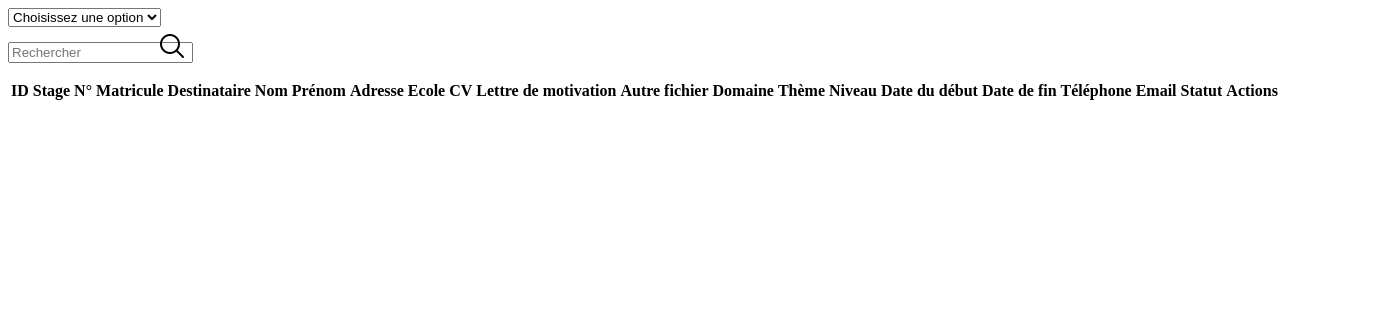
The app's page /stagiaires/demande/, older data.
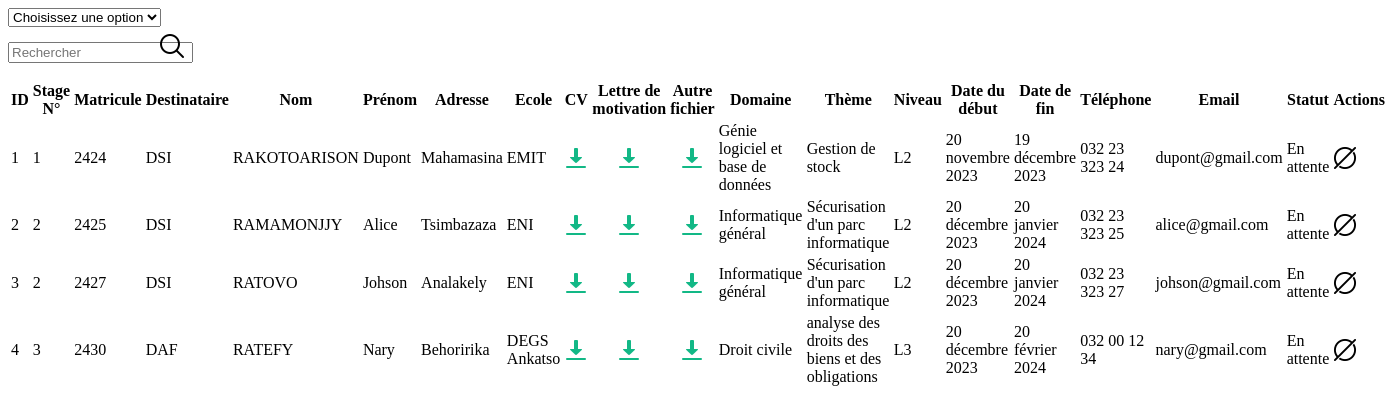
The same page, newer data.
### stagiaires/models.py (models this page shows)
class Demande(models.Model):
    numeroDemande = models.AutoField(primary_key=True)
    etudiant = models.ForeignKey(Etudiant, on_delete=models.CASCADE, related_name='demandes')
    cv = models.FileField(upload_to='documents/')
    lettreMotiv = models.FileField(upload_to='documents/')
    autreFichier = models.FileField(upload_to='documents/')
    user = models.ForeignKey(CustomUser, on_delete=models.CASCADE, related_name="demandeCompte",null=True, blank=True)

class Etudiant(models.Model):
    idEtudiant = models.AutoField(primary_key=True)
    stage = models.ForeignKey(Stage, on_delete=models.CASCADE, related_name="etudiantStage",null=True, blank=True)
    rapport = models.ForeignKey(Rapport, on_delete=models.CASCADE, related_name="etudiantRapport", null=True, blank=True)
    personnel = models.ForeignKey(Personnel, on_delete=models.SET_NULL, related_name="etudiantPersonnel",null=True, blank=True)
    matricule = models.CharField(max_length=255)
    nomEtudiant = models.CharField(max_length=255)
    prenomEtudiant = models.CharField(max_length=255)
    adresseEtudiant = models.CharField(max_length=255)
    telephoneEtudiant = models.CharField(max_length=255)
    emailEtudiant = models.EmailField()

class Stage(models.Model):
    idStage = models.AutoField(primary_key=True)
    domaine = models.CharField(max_length=255)
    theme = models.CharField(max_length=255)
    niveau =  models.CharField(max_length=255,null=True,blank =True)
    ecole = models.TextField(null=True,blank =True)
    dateDebut = models.DateField()
    dateFin = models.DateField()
    statut = models.CharField(max_length=255, choices=(('En attente', 'En attente'), ('Accepté', 'Accepté'), ('Refusé', 'Refusé'), ('Terminé', 'Terminé'),('Expiré', 'Expiré')), default='En attente')
    destinataire =  models.CharField(max_length=255, choices=(('DRH','DRH'), ('DSI', 'DSI'), ('DAF', 'DAF')),default='DRH',null=True,blank =True)

### stagiaires/views.py (the view)
# urls.py: path('demande/', views.demande, name='demande'),
def demande(request):
    user_id = request.user.id if request.user.is_authenticated else None
    demandes = Demande.objects.filter(etudiant__stage__statut="En attente")
    is_superuser = check_superuser(request)
    context = {
        'is_superuser': is_superuser,
        'demandes':demandes,
        'type':'En attente',
        'user_id': user_id
    }
    return render(request, 'demande.html', context)

### stagiaires/views.py (called while the page is built)
def check_superuser(request):
    return request.user.is_authenticated and request.user.is_superuser

### stagiaires/templates/demande.html (shortened to what this page needs)
{% load static %}
<nav class="navbar navbar-expand-sm">
    <div class="container-fluid">
        <div class="dropdown">
            <select class="custom-select" id="dropdownMenuButton">
            <option selected>Choisissez une option</option>
            </select>
        </div>
        <form class="d-flex" id="search-form">
            <input class="form-control me-2" type="text" id="param-input" placeholder="Rechercher" name="param" required>
            <a id="rechercher-link" href="#" data-url="{% url 'demande_search' %}" style="position: relative;right: 40px;top:4px">
                <img src="{% static 'images/icon_search.png' %}">
            </a>
        </form>
    </div>
</nav>
    <div class="table-responsive table-with-scroll ">
        <table class="table table-hover table-rounded">
            <thead class="table-dark">
                <tr>
                    <th>ID</th>
                    <th>Stage N°</th>
                    <th>Matricule</th>
                    <th>Destinataire</th>
                    <th>Nom</th>
                    <th>Prénom</th>
                    {% if type == "En attente" or type == "Refusé" %}
                    <th>Adresse</th>
                    <th>Ecole</th>
                    <th>CV</th>
                    <th>Lettre de motivation</th>
                    <th>Autre fichier</th>
                    {% endif %}
                    <th>Domaine</th>
                    <th>Thème</th>
                    <th>Niveau</th>
                    <th>Date du début</th>
                    <th>Date de fin</th>
                    <th>Téléphone</th>
                    <th>Email</th>
                    <th>Statut</th>
                    {% if type == 'Accepté' %}
                    <th style="text-align: center;">Action</th>
                    {% else %}
                    <th colspan="2" style="text-align: center;">Actions</th>
                    {% endif %}
                </tr>
            </thead>
            <tbody>
                {% for x in demandes %}
                <tr>
                        <td>{{ x.etudiant.idEtudiant }}</td>
                        <td>{{ x.etudiant.stage.idStage }}</td>
                        <td>{{ x.etudiant.matricule }}</td>
                        <td>{{ x.etudiant.stage.destinataire }}</td>
                        <td>{{ x.etudiant.nomEtudiant }}</td>
                        <td>{{ x.etudiant.prenomEtudiant }}</td>
                        {% if type == "En attente" or type == "Refusé" %}
                        <td>{{ x.etudiant.adresseEtudiant }}</td>
                        <td>{{ x.etudiant.stage.ecole }}</td>
                        <td  style="text-align: center;">
                            <a href="{% url 'download_file' x.numeroDemande 'cv' %}"><img src="{% static 'images/icondownload.png' %}"></a>
                        </td>
                        <td  style="text-align: center;">
                            <a href="{% url 'download_file' x.numeroDemande 'lettreMotiv' %}"><img src="{% static 'images/icondownload.png' %}"></a>
                        </td>
                        <td  style="text-align: center;">
                            <a href="{% url 'download_file' x.numeroDemande 'autreFichier' %}"><img src="{% static 'images/icondownload.png' %}"></a>
                        </td>
                        {% endif %}
                        <td>{{ x.etudiant.stage.domaine }}</td>
                        <td>{{ x.etudiant.stage.theme }}</td>
                        <td>{{ x.etudiant.stage.niveau }}</td>
                        <td>{{ x.etudiant.stage.dateDebut }}</td>
                        <td>{{ x.etudiant.stage.dateFin }}</td>
                        <td>{{ x.etudiant.telephoneEtudiant }}</td>
                        <td>{{ x.etudiant.emailEtudiant }}</td>
                        <td>{{ x.etudiant.stage.statut }}</td>
                        {% if is_superuser %}
                            {% if type == 'En attente' %}
                            <td><a href="#" class="link btn btn-primary" data-url="{% url 'accept' x.numeroDemande %}">Accepter</a></td>
                            {% endif %}
                        <td>
                            <a class="btn btn-danger" data-bs-toggle="modal" data-bs-target="#myModalDelete{{ x.numeroDemande }}">
                                {% if type == "En attente" %}Refuser
                                {% else %}Supprimer
                                {% endif %}
                            </a>
                            <div class="modal fade" id="myModalDelete{{ x.numeroDemande }}">
                                <div class="modal-dialog">
                                <div class="modal-content">
                                    <div class="modal-header">
                                    <h4 class="modal-title">Avertissement!</h4>
                                    <button type="button" class="btn-close" data-bs-dismiss="modal"></button>
                                    </div>
                                    <div class="modal-body">
                                        Êtes-vous sûre de vouloir {% if type == "Refusé" %}supprimer{% elif type == "En attente" %}refuser{% else %}terminer{% endif %} cette demande n°{{ x.numeroDemande }}?
                                    </div>
                                    <div class="modal-footer">
                                    <a href="#" class="link btn btn-danger" data-url="{% if type == 'En attente' %} {% url 'refuse' x.numeroDemande %}  {% else %} {% url 'delete' x.numeroDemande %} {% endif %}" data-bs-dismiss="modal"><span>Oui</span></a>
                                    <button type="button" class="btn btn-primary" data-bs-dismiss="modal">Non</button>
                                    </div>
                                </div>
                                </div>
                            </div>
                        </td>
                        {% else %}
                            {% if type == "En attente" and user_id and x.user.id == user_id %}
                            <td><a href="#" class="link btn btn-primary" data-url="{% url 'demande_modifiee' x.etudiant.idEtudiant %}">Modifier</a></td>
                            {% else %}
                            <td> <img src="{% static 'images/iconempty.png' %}"></td>
                            {% endif %}
                        {% endif %}
                </tr>
                {% endfor %}
            </tbody>
        </table>
    </div>

Row changes from the older to the newer data that the page shows:
added Demande: etudiant.idEtudiant "1", etudiant.stage.idStage "1", etudiant.matricule "2424", etudiant.stage.destinataire "DSI", etudiant.nomEtudiant "RAKOTOARISON", etudiant.prenomEtudiant "Dupont", etudiant.adresseEtudiant "Mahamasina", etudiant.stage.ecole "EMIT", etudiant.stage.domaine "Génie logiciel et base de données", etudiant.stage.theme "Gestion de stock", etudiant.stage.niveau "L2", etudiant.stage.dateDebut "20 novembre 2023", etudiant.stage.dateFin "19 décembre 2023", etudiant.telephoneEtudiant "032 23 323 24", etudiant.emailEtudiant "dupont@gmail.com", etudiant.stage.statut "En attente"
added Demande: etudiant.idEtudiant "2", etudiant.stage.idStage "2", etudiant.matricule "2425", etudiant.stage.destinataire "DSI", etudiant.nomEtudiant "RAMAMONJJY", etudiant.prenomEtudiant "Alice", etudiant.adresseEtudiant "Tsimbazaza", etudiant.stage.ecole "ENI", etudiant.stage.domaine "Informatique général", etudiant.stage.theme "Sécurisation d'un parc informatique", etudiant.stage.niveau "L2", etudiant.stage.dateDebut "20 décembre 2023", etudiant.stage.dateFin "20 janvier 2024", etudiant.telephoneEtudiant "032 23 323 25", etudiant.emailEtudiant "alice@gmail.com", etudiant.stage.statut "En attente"
added Demande: etudiant.idEtudiant "3", etudiant.stage.idStage "2", etudiant.matricule "2427", etudiant.stage.destinataire "DSI", etudiant.nomEtudiant "RATOVO", etudiant.prenomEtudiant "Johson", etudiant.adresseEtudiant "Analakely", etudiant.stage.ecole "ENI", etudiant.stage.domaine "Informatique général", etudiant.stage.theme "Sécurisation d'un parc informatique", etudiant.stage.niveau "L2", etudiant.stage.dateDebut "20 décembre 2023", etudiant.stage.dateFin "20 janvier 2024", etudiant.telephoneEtudiant "032 23 323 27", etudiant.emailEtudiant "johson@gmail.com", etudiant.stage.statut "En attente"
added Demande: etudiant.idEtudiant "4", etudiant.stage.idStage "3", etudiant.matricule "2430", etudiant.stage.destinataire "DAF", etudiant.nomEtudiant "RATEFY", etudiant.prenomEtudiant "Nary", etudiant.adresseEtudiant "Behoririka", etudiant.stage.ecole "DEGS Ankatso", etudiant.stage.domaine "Droit civile", etudiant.stage.theme "analyse des droits des biens et des obligations", etudiant.stage.niveau "L3", etudiant.stage.dateDebut "20 décembre 2023", etudiant.stage.dateFin "20 février 2024", etudiant.telephoneEtudiant "032 00 12 34", etudiant.emailEtudiant "nary@gmail.com", etudiant.stage.statut "En attente"
